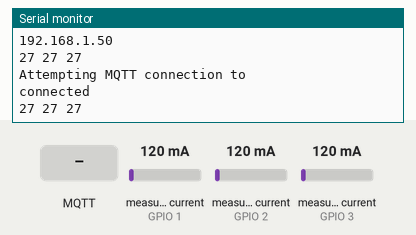
This sketch was run on a simulated ESP32. Shown: the last lines printed to the serial monitor. The inputs (shaded band) are chosen by the test bench; at power-on: measured current (sensors on GPIO 1, GPIO 2, GPIO 3) 120 mA. WiFi joins after 1.5 s; servers stay silent unless stated; no MQTT or app messages arrive unless stated; not simulated (calls return 0 or success): wifi_credentials.h.

Above: at 11.2 s.
11.3 s: MQTT message "tset" arrives on the first subscribed topic
At 12.1 s:
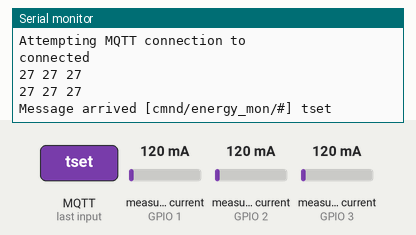
13.1 s: MQTT message "1" arrives on the first subscribed topic
At 13.7 s:
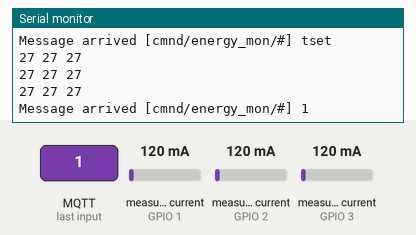
14.7 s: MQTT message "on" arrives on the first subscribed topic
At 15.3 s:
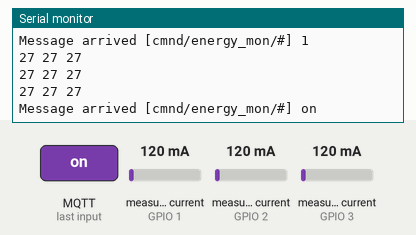
16.4 s: MQTT message "off" arrives on the first subscribed topic
At 16.9 s:
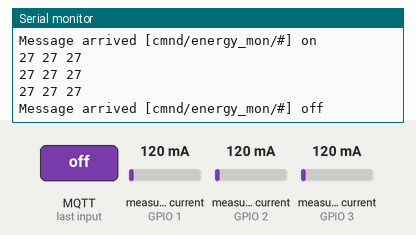
18.0 s: measured current (sensor on GPIO 1) set to 40 mA
At 18.5 s:
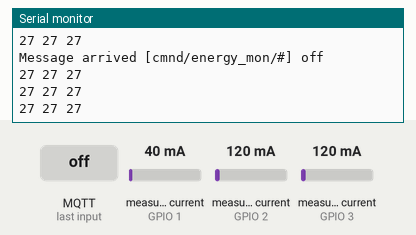
19.5 s: measured current (sensor on GPIO 2) set to 40 mA
At 20.2 s:
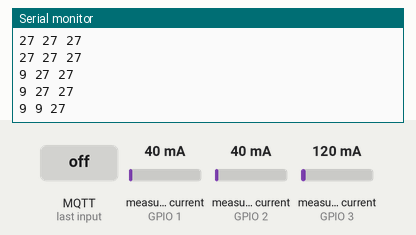

The sketch:

energy_monitor_git.ino
```cpp
//Main for EnergyMonitor
//170930 Karsten Schmolders

#include "wifi_mqtt_ota.h"
#include "ct_shield.h"

unsigned long timer_send_power_prev;
unsigned long timer_send_power = 10000;

void setup()
{
  Serial.begin(9600);
  Serial.println("emonTX Shield Smo Version");

  SPI.begin();
  while(!Serial) ;

  setup_wifi();
  setup_mqtt();
  setup_ct_shield();
  timer_send_power_prev=millis();
}

void loop()
{
    loop_ct_shield();
    loop_wifi();

     //send power values update via MQTT every XX minutes
    if(millis()-timer_send_power_prev >= timer_send_power) {

     timer_send_power_prev=millis();
     //Serial.print("\t Running Average: ");
     //Serial.println(CT1_power_RA.getAverage());
     float total_power=0;
     if (CT1) {
       send_power_value("CT1_power",CT1_power_RA.getAverage());
       total_power+=CT1_power_RA.getAverage();
     }
     if (CT2) {
       send_power_value("CT2_power",CT2_power_RA.getAverage());
       total_power+=CT2_power_RA.getAverage();
     }
     if (CT3) {
        send_power_value("CT3_power",CT3_power_RA.getAverage());
        total_power+=CT3_power_RA.getAverage();
     }

     if (CT4) {
        send_power_value("CT4_power",CT4_power_RA.getAverage());
        total_power+=CT4_power_RA.getAverage();
     }
     send_power_value("power",total_power);


     CT1_power_RA.clear();
     CT2_power_RA.clear();
     CT3_power_RA.clear();
     CT4_power_RA.clear();

    }
}
```

RunningAverage.cpp
```cpp
//
//    FILE: RunningAverage.cpp
//  AUTHOR: Rob Tillaart
// VERSION: 0.2.13
//    DATE: 2015-July-10
// PURPOSE: RunningAverage library for Arduino
//
// The library stores N individual values in a circular buffer,
// to calculate the running average.
//
// HISTORY:
// 0.1.00 - 2011-01-30 initial version
// 0.1.01 - 2011-02-28 fixed missing destructor in .h
// 0.2.00 - 2012-??-?? Yuval Naveh added trimValue (found on web)
//          http://stromputer.googlecode.com/svn-history/r74/trunk/Arduino/Libraries/RunningAverage/RunningAverage.cpp
// 0.2.01 - 2012-11-21 refactored
// 0.2.02 - 2012-12-30 refactored trimValue -> fillValue
// 0.2.03 - 2013-11-31 getElement
// 0.2.04 - 2014-07-03 added memory protection
// 0.2.05 - 2014-12-16 changed float -> double
// 0.2.06 - 2015-03-07 all size uint8_t
// 0.2.07 - 2015-03-16 added getMin() and getMax() functions (Eric Mulder)
// 0.2.08 - 2015-04-10 refactored getMin() and getMax() implementation
// 0.2.09 - 2015-07-12 refactor const + constructor
// 0.2.10 - 2015-09-01 added getFastAverage() and refactored getAverage()
//                     http://forum.arduino.cc/index.php?topic=50473
// 0.2.11 - 2015-09-04 added getMaxInBuffer() getMinInBuffer() request (Antoon)
// 0.2.12 - 2016-12-01 added GetStandardDeviation() GetStandardError() BufferIsFull()  (V0v1kkk)
// 0.2.13 - 2017-07-26 revert double to float - issue #33;
//                     refactored a bit; marked some TODO's; all function names to camelCase
//
// Released to the public domain
//

#include "RunningAverage.h"

#include <stdlib.h>
#include <math.h>


RunningAverage::RunningAverage(const uint8_t size)
{
  _size = size;
  _ar = (float*) malloc(_size * sizeof(float));
  if (_ar == NULL) _size = 0;
  clear();
}

RunningAverage::~RunningAverage()
{
  if (_ar != NULL) free(_ar);
}

// resets all counters
void RunningAverage::clear()
{
  _cnt = 0;
  _idx = 0;
  _sum = 0.0;
  _min = NAN;
  _max = NAN;
  for (uint8_t i = 0; i < _size; i++)
  {
    _ar[i] = 0.0; // keeps addValue simpler
  }
}

// adds a new value to the data-set
void RunningAverage::addValue(const float value)
{
  if (_ar == NULL) return;  // allocation error

  _sum -= _ar[_idx];
  _ar[_idx] = value;
  _sum += _ar[_idx];
  _idx++;

  if (_idx == _size) _idx = 0;  // faster than %

  // handle min max
  if (_cnt == 0) _min = _max = value;
  else if (value < _min) _min = value;
  else if (value > _max) _max = value;

  // update count as last otherwise if ( _cnt == 0) above will fail
  if (_cnt < _size) _cnt++;
}

// returns the average of the data-set added sofar
float RunningAverage::getAverage() const
{
  if (_cnt == 0) return NAN;

  float sum = 0;
  for (uint8_t i = 0; i < _cnt; i++)
  {
    sum += _ar[i];
  }
  return sum / _cnt;
}

float RunningAverage::getFastAverage() const
{
  if (_cnt == 0) return NAN;

  return _sum / _cnt;
}

// returns the minimum value in the buffer
float RunningAverage::getMinInBuffer() const
{
  if (_cnt == 0) return NAN;

  float min = _ar[0];
  for (uint8_t i = 1; i < _cnt; i++)
  {
    if (_ar[i] < min) min = _ar[i];
  }
  return min;
}

// returns the maximum value in the buffer
float RunningAverage::getMaxInBuffer() const
{
  if (_cnt == 0) return NAN;

  float max = _ar[0];
  for (uint8_t i = 1; i < _cnt; i++)
  {
    if (_ar[i] > max) max = _ar[i];
  }
  return max;
}


// returns the value of an element if exist, NAN otherwise
float RunningAverage::getElement(uint8_t idx) const
{
  if (idx >=_cnt ) return NAN;

  return _ar[idx];
}

// Return standard deviation of running average. If buffer is empty, return NAN.
float RunningAverage::getStandardDeviation() const
{
  if (_cnt == 0) return NAN;

  float temp = 0;
  float average = getFastAverage();
  for (uint8_t i = 0; i < _cnt; i++)
  {
    temp += pow((_ar[i] - average), 2);
  }
  temp = sqrt(temp/(_cnt - 1));     // TODO possible divide by zero ....

  return temp;
}

// Return standard error of running average. If buffer is empty, return NAN.
float RunningAverage::getStandardError() const //++
{
  float temp = getStandardDeviation();

  if (temp == NAN) return NAN;

  float n;
  if (_cnt >= 30) n = _cnt;
  else n = _cnt - 1;                // TODO fails if _cnt == 0
  temp = temp/sqrt(n);              // TODO fails if _cnt == 1

  return temp;
}

// fill the average with a value
// the param number determines how often value is added (weight)
// number should preferably be between 1 and size
void RunningAverage::fillValue(const float value, const uint8_t number)
{
  clear(); // TODO conditional?  if (clr) clear();

  for (uint8_t i = 0; i < number; i++)
  {
    addValue(value);
  }
}
// END OF FILE
```

RunningAverage.h
```cpp
//
//    FILE: RunningAverage.h
//  AUTHOR: Rob.Tillaart@gmail.com
// VERSION: 0.2.13
//    DATE: 2016-dec-01
// PURPOSE: RunningAverage library for Arduino
//     URL: https://github.com/RobTillaart/Arduino/tree/master/libraries/RunningAverage
// HISTORY: See RunningAverage.cpp
//
// Released to the public domain
//
// backwards compatibility
// clr()   clear()
// add(x)  addValue(x)
// avg()   getAverage()

#ifndef RunningAverage_h
#define RunningAverage_h

#define RUNNINGAVERAGE_LIB_VERSION "0.2.13"

#include "Arduino.h"

class RunningAverage
{
public:
  RunningAverage(void);
  explicit RunningAverage(const uint8_t);
  ~RunningAverage();

  void    clear();
  void    addValue(const float);
  void    fillValue(const float, const uint8_t);

  float   getAverage() const;      // does iterate over all elements.
  float   getFastAverage() const;  // reuses previous values.

  // return statistical characteristics of the running average
  float   getStandardDeviation() const;
  float   getStandardError() const;

  // returns min/max added to the data-set since last clear
  float   getMin() const { return _min; };
  float   getMax() const { return _max; };

  // returns min/max from the values in the internal buffer
  float   getMinInBuffer() const;
  float   getMaxInBuffer() const;

  // return true if buffer is full
  bool    bufferIsFull() const { return _cnt == _size; };

  float   getElement(uint8_t idx) const;

  uint8_t getSize() const { return _size; }
  uint8_t getCount() const { return _cnt; }


protected:
  uint8_t _size;
  uint8_t _cnt;
  uint8_t _idx;
  float   _sum;
  float*  _ar;
  float   _min;
  float   _max;
};

#endif
// END OF FILE
```

ct_shield.h
```cpp
//handle openenergymonitor shield and CTs.
//based on Shield_CT1234.ino example from openenergymonitor


#define FILTERSETTLETIME 5000  //  Time (ms) to allow the filters to settle before sending data

//use three clamps
const int CT1 = 1;
const int CT2 = 1;
const int CT3 = 1;
const int CT4 = 0;


#include "EmonLib.h"
#include "RunningAverage.h"

// Create  instances for each CT channel
EnergyMonitor ct1,ct2,ct3, ct4;

// create structure - a neat way of packaging data for RF comms, nothing is added a a 5th integer to match data structure of voltage version
typedef struct { int power1, power2, power3, power4, nothing;} PayloadTX;
PayloadTX emontx;

boolean settled = false;
const float Vcal = 232.0; //calibration voltage at home
const int Isamples = 1480; //nummer of power samples to take to calculate RMS Current https://learn.openenergymonitor.org/electricity-monitoring/ac-power-theory/arduino-maths

//Initiliaze RA Arrays with 10 elements
RunningAverage CT1_power_RA(10);
RunningAverage CT2_power_RA(10);
RunningAverage CT3_power_RA(10);
RunningAverage CT4_power_RA(10);


void setup_ct_shield();
void loop_ct_shield();
void printSerial();
```

ct_shield.ino
```cpp
//#include "ct_shield.h"

void setup_ct_shield()
{
    //Calibration of CT Sensors
  // emonTx Shield Calibration = (100A / 0.05A) / 33 Ohms = 60.6
  //https://learn.openenergymonitor.org/electricity-monitoring/ctac/calibration
  //But Using the 30A/1V CT Clamps I need a ratio of 30 and NO burden resistor on the shield!

  if (CT1) ct1.current(1, 30);     //set for 30A/1V CT Clamp w/o burden resistor on shield
  if (CT2) ct2.current(2, 30);
  if (CT3) ct3.current(3, 30);
  if (CT4) ct4.current(4, 30);

  CT1_power_RA.clear();
  CT2_power_RA.clear();
  CT3_power_RA.clear();
  CT4_power_RA.clear();
}

void loop_ct_shield(){
    if (CT1) emontx.power1 = ct1.calcIrms(Isamples) * Vcal;
    if (CT2) emontx.power2 = ct2.calcIrms(Isamples) * Vcal;
    if (CT3) emontx.power3 = ct3.calcIrms(Isamples) * Vcal;
    if (CT4) emontx.power4 = ct4.calcIrms(Isamples) * Vcal;
    //calculating running Averages
    if (CT1) CT1_power_RA.addValue(emontx.power1);
    if (CT2) CT2_power_RA.addValue(emontx.power2);
    if (CT3) CT3_power_RA.addValue(emontx.power3);
    if (CT4) CT4_power_RA.addValue(emontx.power4);


    printSerial();
      // because millis() returns to zero after 50 days !
    if (!settled && millis() > FILTERSETTLETIME) settled = true;

    if (settled)
    {
      //send_rf_data();
      //digitalWrite(LEDpin, HIGH); delay(2); digitalWrite(LEDpin, LOW);
      //delay(2000);
    }


}

void printSerial()
{
  if (CT1) {Serial.print(emontx.power1);}
  if (CT2) {Serial.print(" "); Serial.print(emontx.power2);}
  if (CT3) {Serial.print(" "); Serial.print(emontx.power3);}
  if (CT4) {Serial.print(" "); Serial.print(emontx.power4);}
  Serial.println("");
}
```

wifi_mqtt_ota.h
```cpp
#include <SPI.h>
#include <WiFi.h>
#include <WiFiClient.h>
#include <PubSubClient.h> //MQTT
#include "wifi_credentials.h"

int status = WL_IDLE_STATUS;

//MQTT
WiFiClient ardClient;
PubSubClient client(ardClient); //MQTT client
const char* inTopic = "cmnd/energy_mon/#";
const char* outTopic = "stat/energy_mon/";
const char* mqtt_id = "energy_mon";
//-MQTT


void setup_wifi();
void callback(char* topic, byte* payload, unsigned int length);
void reconnect();
void loop_wifi();
void setup_mqtt();
void send_status();
void send_power_value(const char* ct_name, float power);
```

wifi_mqtt_ota.ino
```cpp
//#include "wifi_mqtt_ota.h"
//OTA does not work on an Arduino Uno! no bootloader.


void setup_wifi() {
    delay(10);
    // check for the presence of the shield:
    if (WiFi.status() == WL_NO_SHIELD) {
      Serial.println("WiFi shield not present");
      // don't continue:
      while (true);
    }

    String fv = WiFi.firmwareVersion();
    if (fv != "1.1.0") {
      Serial.println("Please upgrade the firmware");
    }
     // attempt to connect to Wifi network:
     while (status != WL_CONNECTED) {
      Serial.print("Attempting to connect to WPA SSID: ");
      Serial.println(ssid);
      // Connect to WPA/WPA2 network:
      status = WiFi.begin(ssid, password);

      // wait 10 seconds for connection:
      delay(5000);
    }

    Serial.print("Connected to network");
    Serial.print("SSID: ");
    Serial.println(WiFi.SSID());
    Serial.println("IP address: ");
    Serial.println(WiFi.localIP());
  }

  void callback(char* topic, byte* payload, unsigned int length) {
    Serial.print("Message arrived [");
    Serial.print(topic);
    Serial.print("] ");
    for (int i=0;i<length;i++) {
      Serial.print((char)payload[i]);
    }
    Serial.println();

    //get last part of topic
   char* cmnd = "test";
   char* cmnd_tmp=strtok(topic, "/");

   while(cmnd_tmp !=NULL) {
     cmnd=cmnd_tmp; //take over last not NULL string
     cmnd_tmp=strtok(NULL, "/"); //passing Null continues on string
     //Serial.println(cmnd_tmp);
   }

   if (!strcmp(cmnd, "tset")) {
    Serial.print("Received new temperature setpoint: ");
    //dummy only.
    }

  }

  void reconnect() {
    // Loop until we're reconnected
    while (!client.connected()) {
      Serial.print("Attempting MQTT connection to ");
      Serial.println(mqtt_server);
      // Attempt to connect
      if (client.connect(mqtt_id)) {
        Serial.println("connected");
        // Once connected, publish an announcement...
        client.publish(outTopic,"Energy Monitor booted");
        // ... and resubscribe
        client.subscribe(inTopic);
        send_status();
      } else {
        Serial.print("failed, rc=");
        Serial.print(client.state());
        Serial.println(" try again in 5 seconds");
        // Wait 5 seconds before retrying
        delay(5000);
      }
    }
  }

  void setup_mqtt()
  {
    client.setServer(mqtt_server, 1883);
    client.setCallback(callback);
  }

  void loop_wifi()
  {
    //mqtt reconnect loop
    if (!client.connected()) {
        reconnect();
    }
    client.loop();

  }

  void send_status()
  {
    char outTopic_status[50];
    char msg[50];
    //IP Address
    strcpy(outTopic_status,outTopic);
    strcat(outTopic_status,"ip_address");
    IPAddress ip=WiFi.localIP();
    sprintf(msg, "%d.%d.%d.%d", ip[0], ip[1], ip[2], ip[3]);
    // strcat(msg,ip[1]);
    // strcat(msg,".");
    // strcat(msg,ip[2]);
    //WiFi.localIP().toString().toCharArray(msg,50); //TODO FIX
    client.publish(outTopic_status,msg );
  }

  void send_power_value(const char* ct_name, float power)
  {
    char outTopic_status[50];
    char msg[50];
    strcpy(outTopic_status,outTopic);
    strcat(outTopic_status,ct_name);
    dtostrf(power,2,2,msg);
    client.publish(outTopic_status,msg );
  }
```

Measured:
- after the input at 11.3 s, the serial monitor: prints a new line after 0.39 s (image 1)
- after the input at 13.1 s, the serial monitor: prints a new line after 0.20 s (image 2)
- after the input at 14.7 s, the serial monitor: prints a new line after 0.20 s (image 3)
- after the input at 16.4 s, the serial monitor: prints a new line after 0.11 s (image 4)
- after the input at 19.5 s, the serial monitor: prints a new line after 0.22 s (image 6)
